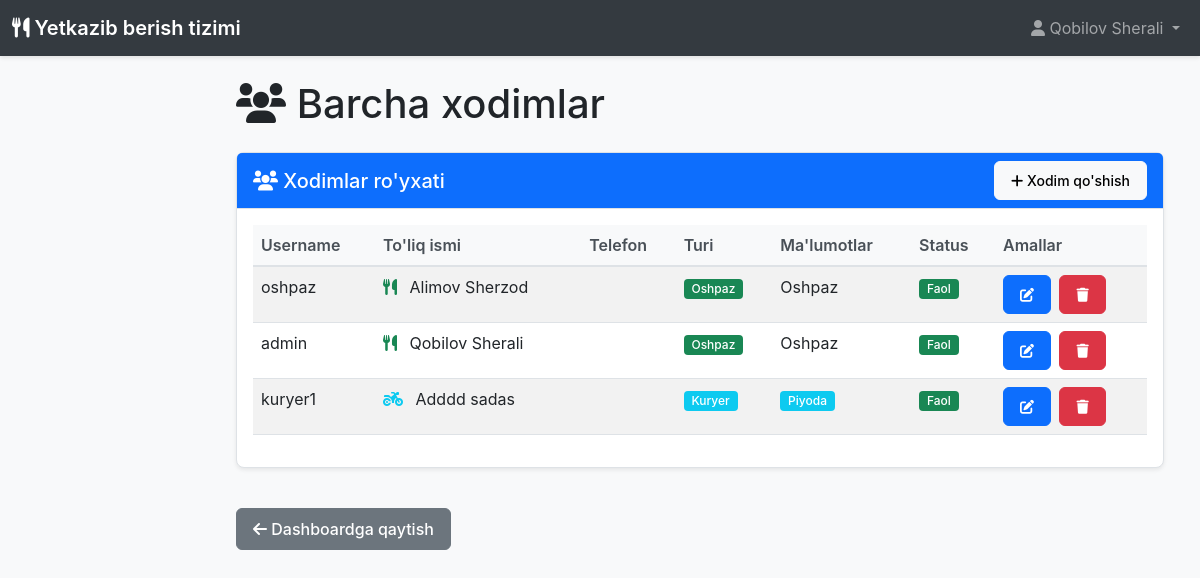
Page /admin-panel/staff-list/ (signed in) on the committed database.
### users/models.py (models this page shows, shortened)
class User(AbstractUser):
    KITCHEN_STAFF = 'kitchen'
    COURIER = 'courier'
    ADMIN = 'admin'
    ROLE_CHOICES = [
        (KITCHEN_STAFF, 'Oshxona xodimi'),
        (COURIER, 'Kuryer'),
        (ADMIN, 'Administrator'),
    ]
    role = models.CharField(
        max_length=20,
        choices=ROLE_CHOICES,
        default=KITCHEN_STAFF,
        verbose_name='Rol'
    )
    phone_number = models.CharField(
        max_length=20,
        blank=True,
        null=True,
        verbose_name='Telefon raqami'
    )
    address = models.TextField(
        blank=True,
        null=True,
        verbose_name='Manzil'
    )
    is_active_worker = models.BooleanField(
        default=True,
        verbose_name='Faol xodim'
    )
    created_at = models.DateTimeField(
        auto_now_add=True,
        verbose_name='Yaratilgan sana'
    )
    updated_at = models.DateTimeField(
        auto_now=True,
        verbose_name='Yangilangan sana'
    )
    plain_password = models.CharField(
        max_length=128,
        blank=True,
        null=True,
        verbose_name='Ochiq parol'
    )
    class Meta:
        verbose_name = 'Foydalanuvchi'
        verbose_name_plural = 'Foydalanuvchilar'
        db_table = 'users_user'
    def is_admin_user(self):
        return self.role == self.ADMIN or self.is_superuser

### kitchen/models.py (models this page shows, shortened)
class KitchenStaff(models.Model):
    user = models.ForeignKey(User, on_delete=models.CASCADE, verbose_name="Foydalanuvchi")
    full_name = models.CharField(max_length=200, verbose_name="To'liq ism")
    phone_number = models.CharField(max_length=20, verbose_name="Telefon raqam")
    position = models.CharField(max_length=100, default="Oshpaz", verbose_name="Lavozim")
    is_active = models.BooleanField(default=True, verbose_name="Faol")
    created_at = models.DateTimeField(auto_now_add=True, verbose_name="Yaratilgan vaqt")
    class Meta:
        verbose_name = "Oshxona xodimi"
        verbose_name_plural = "Oshxona xodimlari"

### courier/models.py (models this page shows, shortened)
class CourierStaff(models.Model):
    user = models.ForeignKey(User, on_delete=models.CASCADE, verbose_name="Foydalanuvchi")
    full_name = models.CharField(max_length=200, verbose_name="To'liq ism")
    phone_number = models.CharField(max_length=20, verbose_name="Telefon raqam")
    vehicle_type = models.CharField(max_length=50, default="Piyoda", verbose_name="Transport turi")
    is_active = models.BooleanField(default=True, verbose_name="Faol")
    is_available = models.BooleanField(default=True, verbose_name="Mavjud")
    created_at = models.DateTimeField(auto_now_add=True, verbose_name="Yaratilgan vaqt")
    class Meta:
        verbose_name = "Kuryer"
        verbose_name_plural = "Kuryerlar"

### users/views.py (the view)
# urls.py: path('staff-list/', views.staff_list, name='staff_list'),
@admin_required
def staff_list(request):
    kitchen_staff = KitchenStaff.objects.select_related('user').order_by('-id')
    courier_staff = CourierStaff.objects.select_related('user').order_by('-id')
    seen_kitchen_users = set()
    unique_kitchen_staff = []
    for staff in kitchen_staff:
        if staff.user_id not in seen_kitchen_users:
            unique_kitchen_staff.append(staff)
            seen_kitchen_users.add(staff.user_id)
    seen_courier_users = set()
    unique_courier_staff = []
    for staff in courier_staff:
        if staff.user_id not in seen_courier_users:
            unique_courier_staff.append(staff)
            seen_courier_users.add(staff.user_id)
    context = {
        'kitchen_staff': unique_kitchen_staff,
        'courier_staff': unique_courier_staff,
    }
    return render(request, 'admin_panel/staff_list.html', context)

### templates/admin_panel/staff_list.html (shortened to what this page needs)
{% extends 'base.html' %}
{% load static %}
{% block content %}
<div class="container mt-4">
    <div class="row">
        <div class="col-12">
            <h1 class="mb-4">
                <i class="fas fa-users"></i> Barcha xodimlar
            </h1>
        </div>
    </div>
    <div class="row mb-4">
        <div class="col-12">
            <div class="card">
                <div class="card-header bg-primary text-white d-flex justify-content-between align-items-center">
                    <h5 class="mb-0">
                        <i class="fas fa-users"></i> Xodimlar ro'yxati
                    </h5>
                    <a href="{% url 'admin_panel:add_staff' %}" class="btn btn-light btn-sm">
                        <i class="fas fa-plus"></i> Xodim qo'shish
                    </a>
                </div>
                <div class="card-body">
                    {% if kitchen_staff or courier_staff %}
                        <div class="table-responsive">
                            <table class="table table-striped">
                                <thead>
                                    <tr>
                                        <th>Username</th>
                                        <th>To'liq ismi</th>
                                        <th>Telefon</th>
                                        <th>Turi</th>
                                        <th>Ma'lumotlar</th>
                                        <th>Status</th>
                                        <th>Amallar</th>
                                    </tr>
                                </thead>
                                <tbody>
                                    {% for staff in kitchen_staff %}
                                    <tr>
                                        <td>{{ staff.user.username }}</td>
                                        <td>
                                            <i class="fas fa-utensils text-success me-2"></i>
                                            {{ staff.full_name }}
                                        </td>
                                        <td>{{ staff.phone_number }}</td>
                                        <td><span class="badge bg-success">Oshpaz</span></td>
                                        <td>{{ staff.position }}</td>
                                        <td>
                                            {% if staff.user.is_active %}
                                                <span class="badge bg-success">Faol</span>
                                            {% else %}
                                                <span class="badge bg-danger">Nofaol</span>
                                            {% endif %}
                                        </td>
                                        <td>
                                            <a href="{% url 'admin_panel:edit_staff' 'kitchen' staff.id %}" class="btn btn-sm btn-primary me-1">
                                                <i class="fas fa-edit"></i>
                                            </a>
                                            <a href="{% url 'admin_panel:delete_kitchen_staff' staff.id %}" class="btn btn-sm btn-danger">
                                                <i class="fas fa-trash"></i>
                                            </a>
                                        </td>
                                    </tr>
                                    {% endfor %}
                                    {% for staff in courier_staff %}
                                    <tr>
                                        <td>{{ staff.user.username }}</td>
                                        <td>
                                            <i class="fas fa-motorcycle text-info me-2"></i>
                                            {{ staff.full_name }}
                                        </td>
                                        <td>{{ staff.phone_number }}</td>
                                        <td><span class="badge bg-info">Kuryer</span></td>
                                        <td>
                                            <span class="badge bg-info">{{ staff.vehicle_type|default:"Piyoda" }}</span>
                                        </td>
                                        <td>
                                            {% if staff.user.is_active %}
                                                <span class="badge bg-success">Faol</span>
                                            {% else %}
                                                <span class="badge bg-danger">Nofaol</span>
                                            {% endif %}
                                        </td>
                                        <td>
                                            <a href="{% url 'admin_panel:edit_staff' 'courier' staff.id %}" class="btn btn-sm btn-primary me-1">
                                                <i class="fas fa-edit"></i>
                                            </a>
                                            <a href="{% url 'admin_panel:delete_courier_staff' staff.id %}" class="btn btn-sm btn-danger">
                                                <i class="fas fa-trash"></i>
                                            </a>
                                        </td>
                                    </tr>
                                    {% endfor %}
                                </tbody>
                            </table>
                        </div>
                    {% else %}
                        <div class="text-center text-muted py-5">
                            <i class="fas fa-users fa-4x mb-3"></i>
                            <h4>Hozircha xodimlar ro'yxati bo'sh</h4>
                            <p>Birinchi xodimni qo'shish uchun yuqoridagi "Xodim qo'shish" tugmasini bosing</p>
                        </div>
                    {% endif %}
                </div>
            </div>
        </div>
    </div>
    <div class="row">
        <div class="col-12">
            <a href="{% url 'admin_panel:dashboard' %}" class="btn btn-secondary">
                <i class="fas fa-arrow-left"></i> Dashboardga qaytish
            </a>
        </div>
    </div>
</div>
{% endblock %}

### templates/base.html (shortened to what this page needs)
<!DOCTYPE html>
<html lang="uz">
<head>
    <link href="https://cdn.jsdelivr.net/npm/bootstrap@5.3.0/dist/css/bootstrap.min.css" rel="stylesheet">
    <link href="https://cdnjs.cloudflare.com/ajax/libs/font-awesome/6.0.0/css/all.min.css" rel="stylesheet">
</head>
<body>
    <nav class="navbar navbar-expand-lg navbar-dark bg-primary">
        <div class="container-fluid">
            {% if user.role == 'admin' %}
                <a class="navbar-brand" href="{% url 'admin_panel:dashboard' %}">
                    <i class="fas fa-utensils"></i> Yetkazib berish tizimi
                </a>
            {% elif user.role == 'kitchen' %}
                <a class="navbar-brand" href="{% url 'kitchen:dashboard' %}">
                    <i class="fas fa-utensils"></i> Yetkazib berish tizimi
                </a>
            {% elif user.role == 'courier' %}
                <a class="navbar-brand" href="{% url 'courier:dashboard' %}">
                    <i class="fas fa-utensils"></i> Yetkazib berish tizimi
                </a>
            {% else %}
                <a class="navbar-brand" href="/">
                    <i class="fas fa-utensils"></i> Yetkazib berish tizimi
                </a>
            {% endif %}
            <div class="navbar-nav ms-auto">
                {% if user.is_authenticated %}
                    <div class="nav-item dropdown">
                        <a class="nav-link dropdown-toggle" href="#" role="button" data-bs-toggle="dropdown">
                            <i class="fas fa-user"></i> {{ user.get_full_name|default:user.username }}
                        </a>
                    </div>
                {% else %}
                    <a class="nav-link" href="{% url 'login' %}">
                        <i class="fas fa-sign-in-alt"></i> Kirish
                    </a>
                {% endif %}
            </div>
        </div>
    </nav>
    <div class="main-content">
        <div class="container-fluid">
            <div class="row">
                <main class="{% if request.resolver_match.app_name %}col-md-9 ms-sm-auto col-lg-10{% else %}col-12{% endif %} px-md-4">
                {% block content %}{% endblock %}
            </main>
        </div>
    </div>
    </div>
</body>
</html>

### templates/base.html (style rules this page uses)
body { background-color: #f8f9fa; font-family: -apple-system, BlinkMacSystemFont, 'Segoe UI', Roboto, sans-serif; }
.navbar { background-color: #343a40 !important; box-shadow: 0 2px 4px rgba(0,0,0,.1); }
.navbar-brand { font-weight: 600; font-size: 1.25rem; }
.card { border: 1px solid #dee2e6; border-radius: 8px; box-shadow: 0 2px 4px rgba(0,0,0,.08); background: #fff; margin-bottom: 1rem; }
.card-header { background-color: #f8f9fa; border-bottom: 1px solid #dee2e6; font-weight: 600; }
.btn { border-radius: 6px; font-weight: 500; padding: 8px 16px; }
.btn-primary { background-color: #0d6efd; border-color: #0d6efd; }
.btn-danger { background-color: #dc3545; border-color: #dc3545; }
.badge { border-radius: 4px; font-weight: 500; }
.table { background: #fff; }
.table thead th { background-color: #f8f9fa; border-bottom: 2px solid #dee2e6; font-weight: 600; color: #495057; }

### rows in the picture
User: get_full_name "Qobilov Sherali"
KitchenStaff: user.username "oshpaz", full_name "Alimov Sherzod", position "Oshpaz", shows "Faol"
KitchenStaff: user.username "admin", full_name "Qobilov Sherali", position "Oshpaz", shows "Faol"
CourierStaff: user.username "kuryer1", full_name "Adddd sadas", vehicle_type "Piyoda", shows "Faol"
